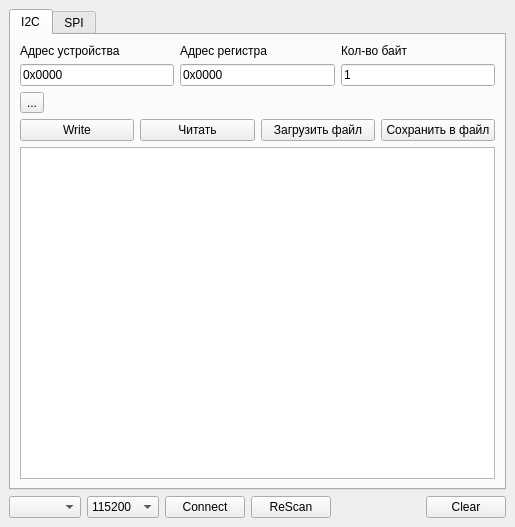
<?xml version="1.0" encoding="UTF-8"?>
<ui version="4.0">
 <class>MainWindow</class>
 <widget class="QMainWindow" name="MainWindow">
  <property name="geometry">
   <rect>
    <x>0</x>
    <y>0</y>
    <width>515</width>
    <height>527</height>
   </rect>
  </property>
  <property name="windowTitle">
   <string>MainWindow</string>
  </property>
  <widget class="QWidget" name="centralwidget">
   <layout class="QGridLayout" name="gridLayout">
    <item row="0" column="1">
     <widget class="QTabWidget" name="tabWidget">
      <property name="currentIndex">
       <number>0</number>
      </property>
      <widget class="QWidget" name="I2C_TAB">
       <property name="enabled">
        <bool>true</bool>
       </property>
       <property name="contextMenuPolicy">
        <enum>Qt::ActionsContextMenu</enum>
       </property>
       <attribute name="title">
        <string>I2C</string>
       </attribute>
       <layout class="QGridLayout" name="gridLayout_2">
        <item row="0" column="1">
         <widget class="QLabel" name="label_2">
          <property name="text">
           <string>Адрес регистра</string>
          </property>
         </widget>
        </item>
        <item row="0" column="0">
         <widget class="QLabel" name="label">
          <property name="text">
           <string>Адрес устройства</string>
          </property>
         </widget>
        </item>
        <item row="1" column="1">
         <widget class="QLineEdit" name="lineEdit_2">
          <property name="text">
           <string>0x0000</string>
          </property>
         </widget>
        </item>
        <item row="3" column="0" colspan="3">
         <layout class="QGridLayout" name="gridLayout_3">
          <item row="0" column="3">
           <widget class="QPushButton" name="pushButton_5">
            <property name="text">
             <string>Сохранить в файл</string>
            </property>
           </widget>
          </item>
          <item row="0" column="1">
           <widget class="QPushButton" name="pushButton_8">
            <property name="text">
             <string>Читать</string>
            </property>
           </widget>
          </item>
          <item row="0" column="0">
           <widget class="QPushButton" name="wrBtn">
            <property name="enabled">
             <bool>true</bool>
            </property>
            <property name="text">
             <string>Write</string>
            </property>
           </widget>
          </item>
          <item row="0" column="2">
           <widget class="QPushButton" name="pushButton_6">
            <property name="text">
             <string>Загрузить файл</string>
            </property>
           </widget>
          </item>
         </layout>
        </item>
        <item row="1" column="2">
         <widget class="QLineEdit" name="lineEdit_3">
          <property name="text">
           <string>1</string>
          </property>
         </widget>
        </item>
        <item row="0" column="2">
         <widget class="QLabel" name="label_3">
          <property name="text">
           <string>Кол-во байт</string>
          </property>
         </widget>
        </item>
        <item row="4" column="0" colspan="3">
         <widget class="QTextBrowser" name="textBrowser">
          <property name="cursor" stdset="0">
           <cursorShape>IBeamCursor</cursorShape>
          </property>
          <property name="mouseTracking">
           <bool>false</bool>
          </property>
          <property name="frameShadow">
           <enum>QFrame::Plain</enum>
          </property>
          <property name="readOnly">
           <bool>false</bool>
          </property>
         </widget>
        </item>
        <item row="1" column="0">
         <widget class="QLineEdit" name="lineEdit">
          <property name="text">
           <string>0x0000</string>
          </property>
         </widget>
        </item>
        <item row="2" column="0">
         <widget class="QToolButton" name="toolButton">
          <property name="text">
           <string>...</string>
          </property>
         </widget>
        </item>
       </layout>
      </widget>
      <widget class="QWidget" name="SPI">
       <attribute name="title">
        <string>SPI</string>
       </attribute>
      </widget>
     </widget>
    </item>
    <item row="2" column="1">
     <layout class="QGridLayout" name="gridLayout_4">
      <item row="0" column="3">
       <widget class="QPushButton" name="pushButton_3">
        <property name="text">
         <string>ReScan</string>
        </property>
       </widget>
      </item>
      <item row="0" column="2">
       <widget class="QPushButton" name="connectBtn">
        <property name="text">
         <string>Connect</string>
        </property>
       </widget>
      </item>
      <item row="0" column="4">
       <spacer name="horizontalSpacer">
        <property name="orientation">
         <enum>Qt::Horizontal</enum>
        </property>
        <property name="sizeHint" stdset="0">
         <size>
          <width>40</width>
          <height>20</height>
         </size>
        </property>
       </spacer>
      </item>
      <item row="0" column="0">
       <widget class="QComboBox" name="comboBox"/>
      </item>
      <item row="0" column="5">
       <widget class="QPushButton" name="pushButton_4">
        <property name="text">
         <string>Clear</string>
        </property>
       </widget>
      </item>
      <item row="0" column="1">
       <widget class="QComboBox" name="comboBox_baudRate">
        <property name="editable">
         <bool>false</bool>
        </property>
        <item>
         <property name="text">
          <string>115200</string>
         </property>
        </item>
        <item>
         <property name="text">
          <string>9600</string>
         </property>
        </item>
        <item>
         <property name="text">
          <string>300</string>
         </property>
        </item>
        <item>
         <property name="text">
          <string>600</string>
         </property>
        </item>
        <item>
         <property name="text">
          <string>1200</string>
         </property>
        </item>
        <item>
         <property name="text">
          <string>2400</string>
         </property>
        </item>
        <item>
         <property name="text">
          <string>4800</string>
         </property>
        </item>
        <item>
         <property name="text">
          <string>19200</string>
         </property>
        </item>
        <item>
         <property name="text">
          <string>38400</string>
         </property>
        </item>
        <item>
         <property name="text">
          <string>57600</string>
         </property>
        </item>
        <item>
         <property name="text">
          <string>230400</string>
         </property>
        </item>
        <item>
         <property name="text">
          <string>460800</string>
         </property>
        </item>
        <item>
         <property name="text">
          <string>921600</string>
         </property>
        </item>
       </widget>
      </item>
     </layout>
    </item>
   </layout>
  </widget>
 </widget>
 <resources/>
 <connections/>
</ui>
